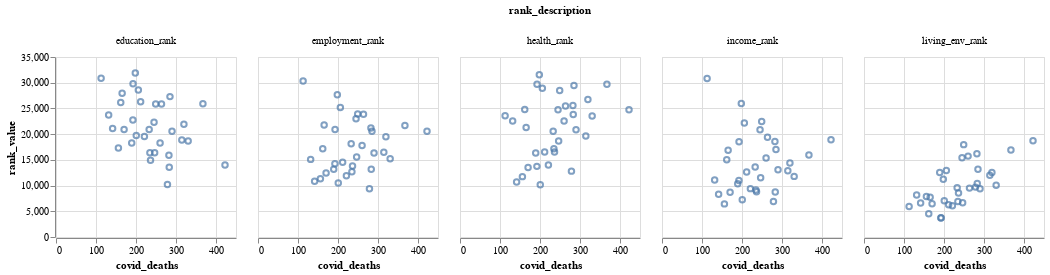

Notebook code for this chart:
### Code cell
alt.Chart(london_deprivation).mark_point().encode(
    x='covid_deaths:Q',
    y='rank_value:Q', 
    tooltip = ['name']
).properties(
    width=180,
    height=180
).facet(
    column='rank_description:N'
).interactive()

### Figure 1 — Vega-Lite specification as saved in the notebook (floating-point values rounded to 4 significant figures; data arrays with more than 128 entries replaced by an {"elided": "..."} marker saying what was removed)
{"config": {"view": {"continuousWidth": 400, "continuousHeight": 300}}, "data": {"name": "data-e5462b7e12b99f34f118992a125f51a2"}, "facet": {"column": {"type": "nominal", "field": "rank_description"}}, "spec": {"mark": "point", "encoding": {"tooltip": [{"type": "nominal", "field": "name"}], "x": {"type": "quantitative", "field": "covid_deaths"}, "y": {"type": "quantitative", "field": "rank_value"}}, "height": 180, "selection": {"selector007": {"type": "interval", "bind": "scales", "encodings": ["x", "y"]}}, "width": 180}, "$schema": "https://vega.github.io/schema/vega-lite/v4.8.1.json", "datasets": {"data-e5462b7e12b99f34f118992a125f51a2": {"elided": "165 records"}}}
